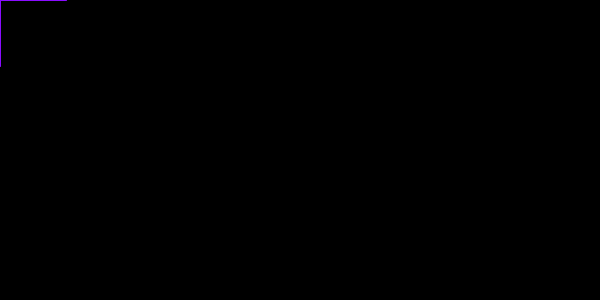
Frame 1 (no input)
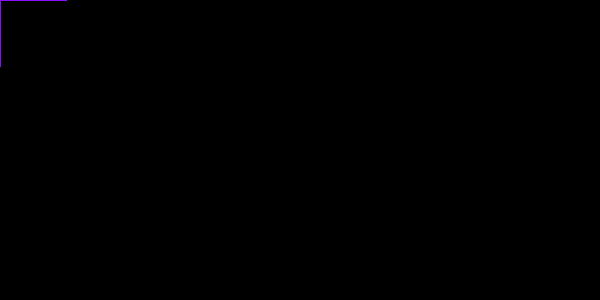
Frame 60 (the mouse pressed at the canvas centre just before this capture)
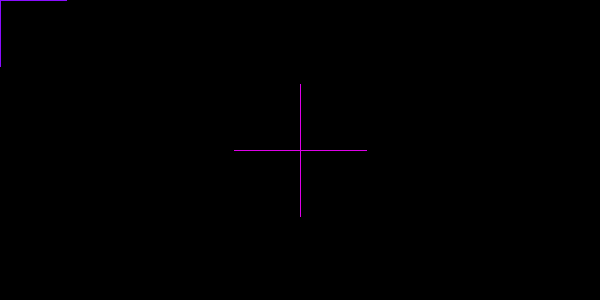
Frame 120 (the mouse held since frame 60 and released just before this capture)

The Processing sketch that drew these frames (run headless with seeded random() and noise(); from frame 60 on, the mouse is pressed at the canvas centre):

// Processing sketch: processing_54902
// ── processing_54902.pde

void setup() {
  size(600, 300);
  fill(126);
  background(0);
}

void draw() {
  if(mousePressed) {
    stroke(222, 0, 232);
  } else {
    stroke(138, 13, 255);
  }
 line(mouseX-66, mouseY, mouseX+66, mouseY);
 line(mouseX, mouseY-66, mouseX, mouseY+66); 
}
